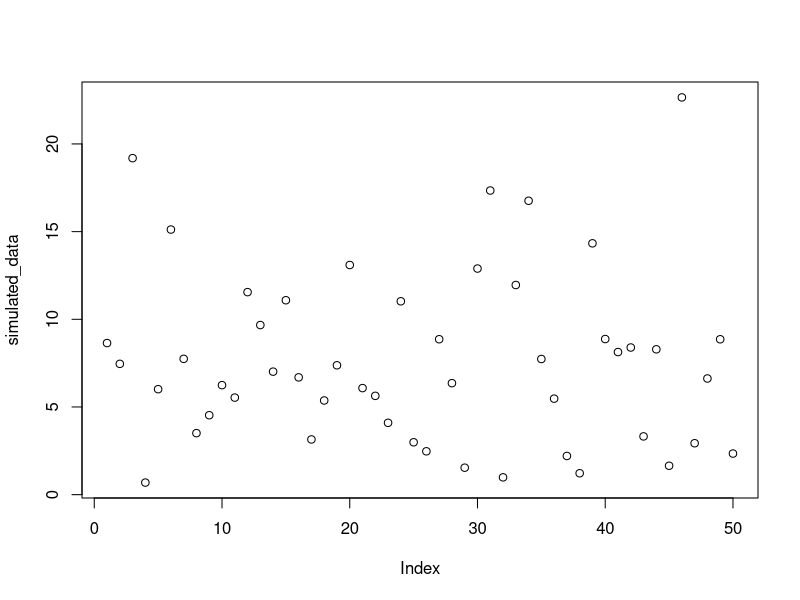

This figure's R source: (Note: this script raises an error after producing the figure.)
#AJH modified version of RZF code for example in Rannala, 2002

library(RColorBrewer)
palette(brewer.pal(4, "Set2"))
cols <- brewer.pal(4, "Set2")

#number of simulated data points
n =  50

#true value of parameter1
a_true = 0.5

#true value of parameter2
b_true = 0.25

#sum of true values
diff_true <- a_true - b_true

#simulate data with gamma distribution
#Density, distribution function, quantile function and random generation
#for the Gamma distribution with parameters shape and scale.

simulated_data <- rgamma(n, #number of simulated data points
                         shape = 2, #shape of gamma distribution
                         rate = diff_true) #scale


#look at simulated data
plot(simulated_data)

#rate for exponential distribution
alpha = 0.5

#draw 2 values from exponential disribution
m1 <- rexp(1, 1 / alpha)
m2 <- rexp(1, 1 / alpha)

#function to calculate likelihood
likelihood <- function(lambda, mu, datos) {
  if ((lambda - mu) < 0) {
    like <- 0
    return(like) #fail
  } else{
    like <-
      prod(dgamma(datos, 2, rate = (lambda - mu))) #product of all vectors of elements in gamma dist
    return(like)
  }
}

#function to calculate prior
prior <- function(lambda, mu) {
  if ((lambda - mu) < 0) {
    prior.val <- 0
    return(prior.val)
  } else{
    prior.val <- dexp(lambda, 1 / alpha) * dexp(mu, 1 / alpha)
    return(prior.val)
  }
}

#number of generations to run chain
generations <- 5000

#limits on sampling (+ or - this value)
delta <- 0.25

#prepare output matrix
output <- matrix(rep(0, 6 * generations), ncol = 6)


for (i in 1:generations) {
  #modify params (step)
  lambda_prime <- m1 + runif(1, -delta, delta)
  mu_prime <- m2 + runif(1, -delta, delta)

  #calculate ratio of likelihoods of new_vals/old_vals
  like_odds <-
    likelihood(lambda_prime, mu_prime, simulated_data) / likelihood(m1, m2, simulated_data)

  #calculate ratio of prior of new_vals/old_vals
  prior_odds <- prior(lambda_prime, mu_prime) / prior(m1, m2)

  #calculate posterior odds
  R <- like_odds * prior_odds

  #randomly draw from uniform dist
  u <- runif(1)

  #if posterior odds are greater than random value, keep new values of parameter
  if (u < R) {
    m1 = lambda_prime
    m2 = mu_prime
  }

  #calculate posterior (likelihood*prior)
  posterior <- likelihood(m1, m2, simulated_data) * prior(m1, m2)

  #store output
  output[i, 1] <- i
  output[i, 2] <- prior(m1, m2)
  output[i, 3] <- likelihood(m1, m2, simulated_data)
  output[i, 4] <- posterior
  output[i, 5] <- m1
  output[i, 6] <- m2
}

#format output data
output <- data.frame(output)
names(output) <-
  c("iteration", "prior", "likelihood", "posterior", "lambda", "mu")

pdf(
  "figures/fig2a-c.pdf",
  width = 5,
  height = 9
)
par(mar = c(4, 4, 2, 2))
#plot values of parameters in chain
par(mfrow = c(3, 1))
plot(
  output$lambda ~ output$iteration,
  type = 'l',
  col = 4,
  ylim = c(0, 1.5),
  xlab = "Generation",
  ylab = "lambda",
  bty = 'l'
)
abline(h = a_true, lty = 2)
mtext(
  "a)",
  side = 3,
  line = 1,
  adj = -0.1,
  cex = 0.8
)

plot(
  output$mu ~ output$iteration,
  type = 'l',
  col = 2,
  ylim = c(0, 1.5),
  xlab = "Generation",
  ylab = "mu",
  bty = 'l'
)
abline(h = b_true, lty = 2)
mtext(
  "b)",
  side = 3,
  line = 1,
  adj = -0.1,
  cex = 0.8
)

plot((output$lambda - output$mu) ~ output$iteration,
     type = 'l',
     col = 3,
     ylim = c(0, 1.5),
     xlab = "Generation",
     ylab = "lambda - mu",
     bty = 'l'
)
abline(h = a_true - b_true, lty = 2)
mtext(
  "c)",
  side = 3,
  line = 1,
  adj = -0.1,
  cex = 0.8
)

dev.off()

sd(output$prior)

#uncomment to save to pdf
#pdf(
#  "figures/fig2_prior_lik_posterior.pdf",
#  width = 5,
#  height = 9
#)

#plot prior, likelihood and posterior
par(mfrow = c(3, 1))

par(mar = c(4, 4, 2, 2))

plot(
  output$iteration,
  output$prior,
  col = 1,
  type = 'l',
  xlab = "Generation",
  ylab = "Prior",
  ylim = c(
    min(output$prior) - sd(output$prior),
    max(output$prior) + sd(output$prior)
  )
)
mtext(
  "a)",
  side = 3,
  line = 1,
  adj = -0.1,
  cex = 0.8
)

plot(
  output$iteration,
  output$likelihood,
  col = 2,
  type = 'l',
  xlab = "Generation",
  ylab = "Likelihood",
  ylim = c(
    min(output$likelihood) - sd(output$likelihood),
    max(output$likelihood) + sd(output$likelihood)
  )
)
mtext(
  "b)",
  side = 3,
  line = 1,
  adj = -0.1,
  cex = 0.8
)

plot(
  output$iteration,
  output$posterior,
  col = 3,
  type = 'l',
  xlab = "Generation",
  ylab = "Posterior",
  ylim = c(
    min(output$posterior) - sd(output$posterior),
    max(output$posterior) + sd(output$posterior)
  )
)
mtext(
  "c)",
  side = 3,
  line = 1,
  adj = -0.1,
  cex = 0.8
)

#uncomment to save to pdf
#dev.off()

par(mfrow = c(1, 1))

#vector across range of values interested in
values_m <- seq(0, 1.2, 0.005)

#Create a data frame from all combinations of the supplied vector
contour_mat <- expand.grid(values_m, values_m)

#prepare for storing likelhood
likelihood_vals <- rep(0, dim(contour_mat)[1])

#for each pair of values calculate likelihood
for (i in 1:dim(contour_mat)[1]) {
  likelihood_vals[i] <-
    likelihood(contour_mat[i, 1], contour_mat[i, 2], simulated_data)
}

#get location of maximum likelihood value
maximum <- which.max(likelihood_vals)

#convert raw likelihoods to relative of ML
relative = likelihood_vals / likelihood_vals[maximum]
contour_mat <- cbind(contour_mat, likelihood_vals)
contour_mat <- cbind(contour_mat, relative)

library("ggplot2")
jpeg(
  "figures/fig2e.jpeg",
  width = 6,
  height = 6,
  units = "in",
  res = 500
)

ggplot(contour_mat, aes(x = Var1, y = Var2, z = relative)) +
  scale_x_continuous(expand = c(0, 0)) +
  scale_y_continuous(expand = c(0, 0)) +
  stat_contour(geom = "polygon", aes(fill = ..level..)) +
  geom_tile(aes(fill = relative)) +
  stat_contour(bins = 10,
               color = cols[1],
               size = 0.5)  +
  scale_fill_gradient(
    low = "white",
    high = cols[1],
    space = "Lab",
    na.value = "grey50",
    guide = "colourbar",
    aesthetics = "fill"
  ) +
  xlab("lambda") +
  ylab("mu") +
  xlim(0.2, 1) +
  ylim(0, 0.8) +
  guides(fill = guide_colorbar(title = "Relative Likelihood")) +
  geom_point(
    aes(x = a_true, y = b_true),
    colour = cols[2],
    pch = 16,
    size = 5,
  ) + theme(
    # Remove panel border
    panel.border = element_blank(),
    # Remove panel grid lines
    panel.grid.major = element_blank(),
    panel.grid.minor = element_blank(),
    # Remove panel background
    panel.background = element_blank(),
    # Add axis line
    axis.line = element_line(colour = "grey"),
    legend.position = c(0.2, 0.8)
  )

dev.off()

pdf(
  "figures/fig2d.pdf",
  width = 6,
  height = 6
)
ggplot(output, aes(x = lambda, y = mu)) + geom_point(shape = 19, color = cols[1]) +
  geom_smooth(
    method = lm,
    se = FALSE,
    linetype = "dashed",
    color = "black"
  ) +
  xlim(0.2, 1) +
  ylim(0, 0.8) +
  geom_point(
    aes(x = a_true, y = b_true),
    colour = cols[2],
    pch = 16,
    size = 5
  ) +
  theme(
    # Remove panel border
    panel.border = element_blank(),
    # Remove panel grid lines
    panel.grid.major = element_blank(),
    panel.grid.minor = element_line(colour = "grey"),
    # Remove panel background
    panel.background = element_blank(),
    # Add axis line
    axis.line = element_line(colour = "grey")
  )
dev.off()
